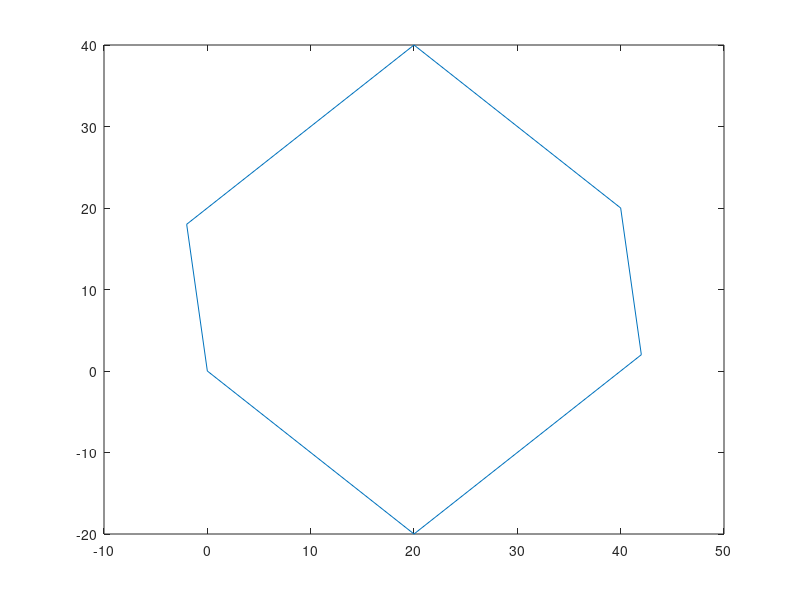

The MATLAB script that drew this image:

x0 = 20;
x = [5; 0; -5; 0];
%x = [-4; 0; 2; 3];
%x = [-4; 1; 2; 3];

y0 = 10;
y = [5; 0; 5; 0];
%y = [-2; 1; 0; -1];
%y = [-2; 0; 0; 1];


u0 = 0;
u = [6; 0; 4; 0];

v0 = 0;
v = [0; 3; 0; 7];

x0 = x0 + u0 + v0;
x = x + u + v;

y0 = y0 + u0 - v0;
y = y + u - v;


% Get all permutations of noise symbol extremities
terms = size(x, 1);
x = repmat(x, 1, 2^terms);
y = repmat(y, 1, 2^terms);
e = zeros(terms, 2^terms);

for i = 1:2^terms
    e(:, i) = bitget(i - 1, 1:terms);
end
e(e == 0) = -1;

xx = x0 + sum(x .* e);
yy = y0 + sum(y .* e);

k = convhull(xx' ,yy');
plot(xx(k), yy(k));
